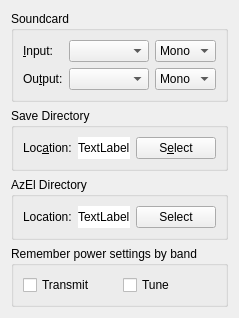
     <widget class="QWidget" name="audio_tab">
      <attribute name="title">
       <string>A&amp;udio</string>
      </attribute>
      <attribute name="toolTip">
       <string>Audio interface settings</string>
      </attribute>
      <layout class="QVBoxLayout" name="verticalLayout_9">
       <item>
        <widget class="QGroupBox" name="soundcard_group_box">
         <property name="toolTip">
          <string>Souncard</string>
         </property>
         <property name="title">
          <string>Soundcard</string>
         </property>
         <layout class="QGridLayout" name="gridLayout_6">
          <item row="1" column="1">
           <widget class="QComboBox" name="sound_output_combo_box">
            <property name="sizePolicy">
             <sizepolicy hsizetype="Preferred" vsizetype="Fixed">
              <horstretch>1</horstretch>
              <verstretch>0</verstretch>
             </sizepolicy>
            </property>
            <property name="toolTip">
             <string>Select the audio CODEC to use for transmitting.
If this is your default device for system sounds then
ensure that all system sounds are disabled otherwise
you will broadcast any systems sounds generated during
transmitting periods.</string>
            </property>
           </widget>
          </item>
          <item row="0" column="1">
           <widget class="QComboBox" name="sound_input_combo_box">
            <property name="sizePolicy">
             <sizepolicy hsizetype="Preferred" vsizetype="Fixed">
              <horstretch>1</horstretch>
              <verstretch>0</verstretch>
             </sizepolicy>
            </property>
            <property name="toolTip">
             <string>Select the audio CODEC to use for receiving.</string>
            </property>
           </widget>
          </item>
          <item row="0" column="0">
           <widget class="QLabel" name="sound_input_label">
            <property name="text">
             <string>&amp;Input:</string>
            </property>
            <property name="buddy">
             <cstring>sound_input_combo_box</cstring>
            </property>
           </widget>
          </item>
          <item row="0" column="2">
           <widget class="QComboBox" name="sound_input_channel_combo_box">
            <property name="toolTip">
             <string>Select the channel to use for receiving.</string>
            </property>
            <item>
             <property name="text">
              <string>Mono</string>
             </property>
            </item>
            <item>
             <property name="text">
              <string>Left</string>
             </property>
            </item>
            <item>
             <property name="text">
              <string>Right</string>
             </property>
            </item>
            <item>
             <property name="text">
              <string>Both</string>
             </property>
            </item>
           </widget>
          </item>
          <item row="1" column="2">
           <widget class="QComboBox" name="sound_output_channel_combo_box">
            <property name="toolTip">
             <string>Select the audio channel used for transmission.
Unless you have multiple radios connected on different
channels; then you will usually want to select mono or
both here.</string>
            </property>
            <item>
             <property name="text">
              <string>Mono</string>
             </property>
            </item>
            <item>
             <property name="text">
              <string>Left</string>
             </property>
            </item>
            <item>
             <property name="text">
              <string>Right</string>
             </property>
            </item>
            <item>
             <property name="text">
              <string>Both</string>
             </property>
            </item>
           </widget>
          </item>
          <item row="1" column="0">
           <widget class="QLabel" name="sound_output_label">
            <property name="text">
             <string>Ou&amp;tput:</string>
            </property>
            <property name="buddy">
             <cstring>sound_output_combo_box</cstring>
            </property>
           </widget>
          </item>
         </layout>
        </widget>
       </item>
       <item>
        <widget class="QGroupBox" name="save_path_group_box">
         <property name="toolTip">
          <string>Save Directory</string>
         </property>
         <property name="title">
          <string>Save Directory</string>
         </property>
         <layout class="QHBoxLayout" name="horizontalLayout_5">
          <item>
           <widget class="QLabel" name="save_path_label">
            <property name="text">
             <string>Loc&amp;ation:</string>
            </property>
            <property name="buddy">
             <cstring>save_path_select_push_button</cstring>
            </property>
           </widget>
          </item>
          <item>
           <widget class="QLabel" name="save_path_display_label">
            <property name="sizePolicy">
             <sizepolicy hsizetype="Preferred" vsizetype="Preferred">
              <horstretch>1</horstretch>
              <verstretch>0</verstretch>
             </sizepolicy>
            </property>
            <property name="toolTip">
             <string>Path to which .WAV files are saved.</string>
            </property>
            <property name="autoFillBackground">
             <bool>false</bool>
            </property>
            <property name="styleSheet">
             <string notr="true">background-color: rgb(255, 255, 255);</string>
            </property>
            <property name="text">
             <string>TextLabel</string>
            </property>
           </widget>
          </item>
          <item>
           <widget class="QPushButton" name="save_path_select_push_button">
            <property name="toolTip">
             <string>Click to select a different save directory for .WAV files.</string>
            </property>
            <property name="text">
             <string>S&amp;elect</string>
            </property>
           </widget>
          </item>
         </layout>
        </widget>
       </item>
       <item>
        <widget class="QGroupBox" name="azel_path_group_box">
         <property name="toolTip">
          <string>AzEl Directory</string>
         </property>
         <property name="title">
          <string>AzEl Directory</string>
         </property>
         <layout class="QHBoxLayout" name="horizontalLayout_10">
          <item>
           <widget class="QLabel" name="azel_path_label">
            <property name="text">
             <string>Location:</string>
            </property>
            <property name="buddy">
             <cstring>azel_path_select_push_button</cstring>
            </property>
           </widget>
          </item>
          <item>
           <widget class="QLabel" name="azel_path_display_label">
            <property name="sizePolicy">
             <sizepolicy hsizetype="Preferred" vsizetype="Preferred">
              <horstretch>1</horstretch>
              <verstretch>0</verstretch>
             </sizepolicy>
            </property>
            <property name="styleSheet">
             <string notr="true">background-color: rgb(255, 255, 255);</string>
            </property>
            <property name="text">
             <string>TextLabel</string>
            </property>
           </widget>
          </item>
          <item>
           <widget class="QPushButton" name="azel_path_select_push_button">
            <property name="text">
             <string>Select</string>
            </property>
           </widget>
          </item>
         </layout>
        </widget>
       </item>
       <item>
        <widget class="QGroupBox" name="split_operation_group_box_2">
         <property name="toolTip">
          <string>Power Memory By Band</string>
         </property>
         <property name="title">
          <string>Remember power settings by band</string>
         </property>
         <layout class="QHBoxLayout" name="horizontalLayout_13">
          <item>
           <widget class="QCheckBox" name="checkBoxPwrBandTxMemory">
            <property name="toolTip">
             <string>Enable power memory during transmit</string>
            </property>
            <property name="text">
             <string>Transmit</string>
            </property>
           </widget>
          </item>
          <item>
           <widget class="QCheckBox" name="checkBoxPwrBandTuneMemory">
            <property name="toolTip">
             <string>Enable power memory during tuning</string>
            </property>
            <property name="text">
             <string>Tune</string>
            </property>
           </widget>
          </item>
         </layout>
        </widget>
       </item>
       <item>
        <spacer name="verticalSpacer_3">
         <property name="orientation">
          <enum>Qt::Vertical</enum>
         </property>
         <property name="sizeHint" stdset="0">
          <size>
           <width>0</width>
           <height>0</height>
          </size>
         </property>
        </spacer>
       </item>
      </layout>
     </widget>
